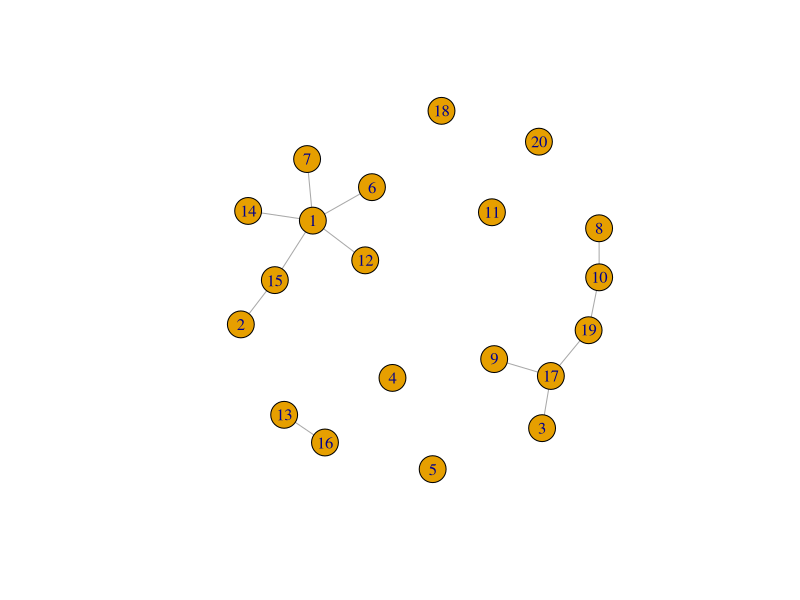
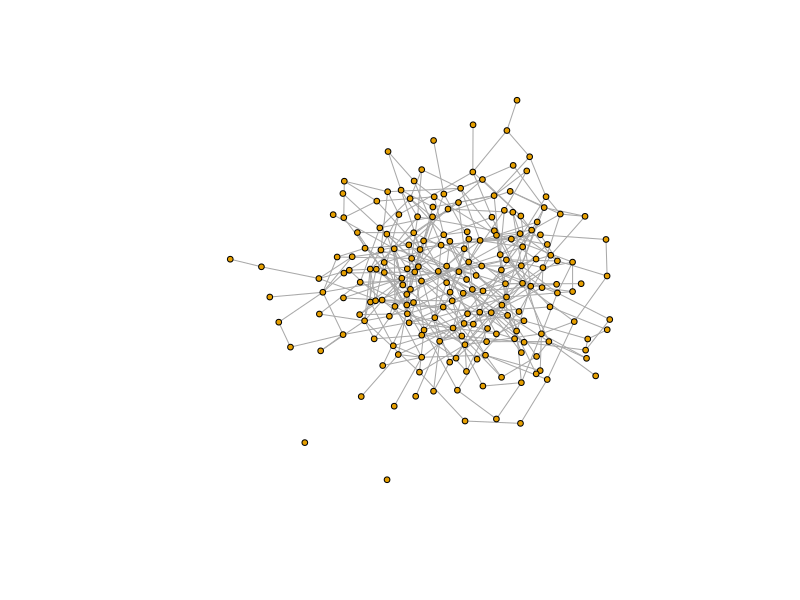
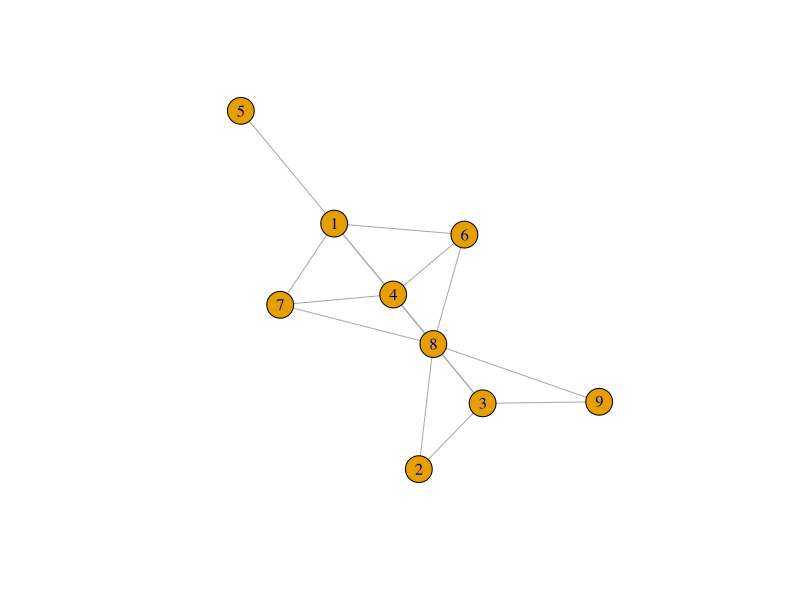
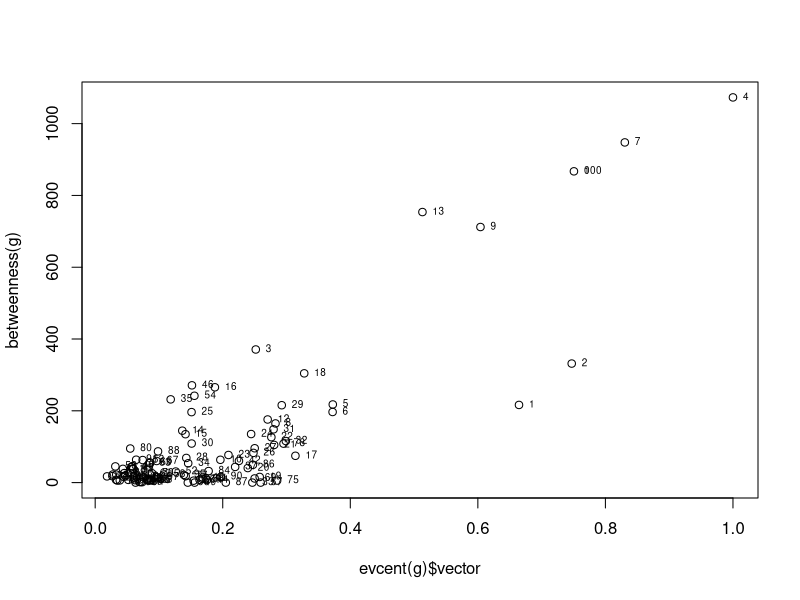
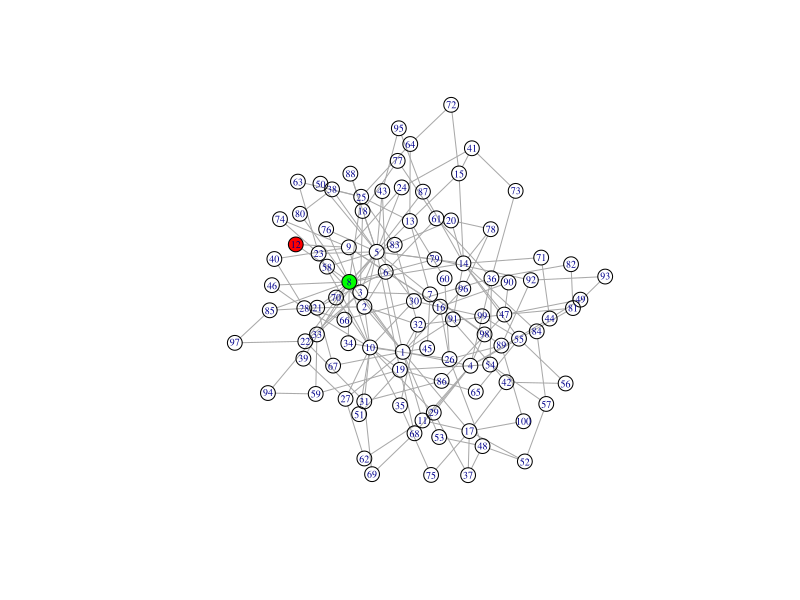

Generate these figures, in order, with R:
## ---- chunk 1
knitr::opts_chunk$set(echo = TRUE)
## ---- chunk 2
if(!require('diagram')){install.packages("diagram")}
library("diagram")
if(!require('igraph')){install.packages("igraph")}
library("igraph")
## ---- chunk 3
require("igraph")
g <- erdos.renyi.game(20, 1/20)
summary(g)
plot(g)
clusters(g)
## ---- chunk 4
set.seed(121)
# Definimos un grafo aleatorio
g <- erdos.renyi.game(200, 0.02)
plot(g, layout=layout.fruchterman.reingold, 
       vertex.label=NA, vertex.size=3)
# Numero de nodos
length(V(g))
# Numero de `edges`
length(E(g))
# Densidad = Num.edges / Poss.edges
graph.density(g)
# Num. islands
clusters(g)$no
# Coeficienteglobal de agrupamiento
transitivity(g, type="global")
# `Edge` conectividad
edge.connectivity(g)
# Adhesion
graph.adhesion(g)
# Diametro
diameter(g)
# Reciprocidad
reciprocity(g)
## ---- chunk 5
# Creamos un grafo aleatorio de Renyi
g <- erdos.renyi.game(9, 0.5)
plot(g, layout=layout.fruchterman.reingold)
# Calculamos la matriz de trayectorias mas cortas, i.e. conectividad
shortest.paths(g)
M <- matrix(rep(0, 81), nrow=9)
for (i in 1:9) {
  for (j in 1:9) {
    if (i == j) {
      M[i, j] <- -1
    } else {
      M[i, j] <- edge.connectivity(g, i, j)
    }
  }
}
M
## ---- chunk 6
# Degree
degree(g)
# Closeness
closeness(g)
# Betweenness
betweenness(g)
# Coeficiente local de agrupamiento
transitivity(g, type="local")
# Eigenvector centrality
evcent(g)$vector
 
order(degree(g))
order(closeness(g))
order(betweenness(g))
order(evcent(g)$vector)
## ---- chunk 7
# Creamos un grafo
g1 <- barabasi.game(100, directed=F)
g2 <- barabasi.game(100, directed=F)
g <- g1 %u% g2
lay <- layout.fruchterman.reingold(g)
# Graficamos la centralidad `eigevector` y `betweenness`
plot(evcent(g)$vector, betweenness(g))
text(evcent(g)$vector, betweenness(g), 0:100, 
       cex=0.6, pos=4)
V(g)[12]$color <- 'red'
V(g)[8]$color <- 'green'
plot(g, layout=lay, vertex.size=8,vertex.label.cex=0.6)
